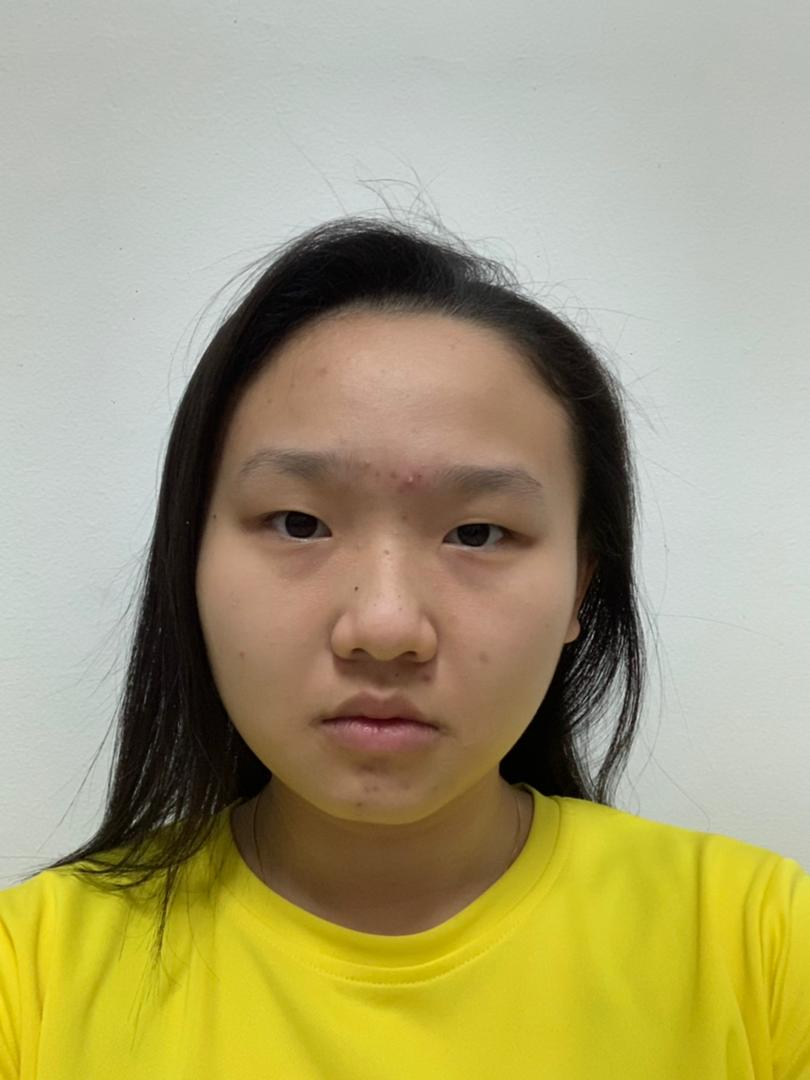
#> input picture images/face.jpeg, 810 x 1080 px
$ python haarCascadeFaceDetection.py
#> lines starting #> are read from the running program, lines starting #| are printed output that depends on the picture; after the words box and inside, x2 and y2 are one past the last pixel; in counts of white or black regions, pixels touching at a corner belong together
import cv2

# To get the current time
from datetime import datetime

# for efficiency of time testing
start = datetime.now()
print("Starting Time =", start)
###########################################################

face_cascade = cv2.CascadeClassifier('haarcascade_frontalface_default.xml')

img = cv2.imread("images/face.jpeg")
#> img is the input picture: shape (1080, 810, 3); mean B, G, R 119.4, 159.8, 167.3

gray = cv2.cvtColor(img, cv2.COLOR_BGR2GRAY)
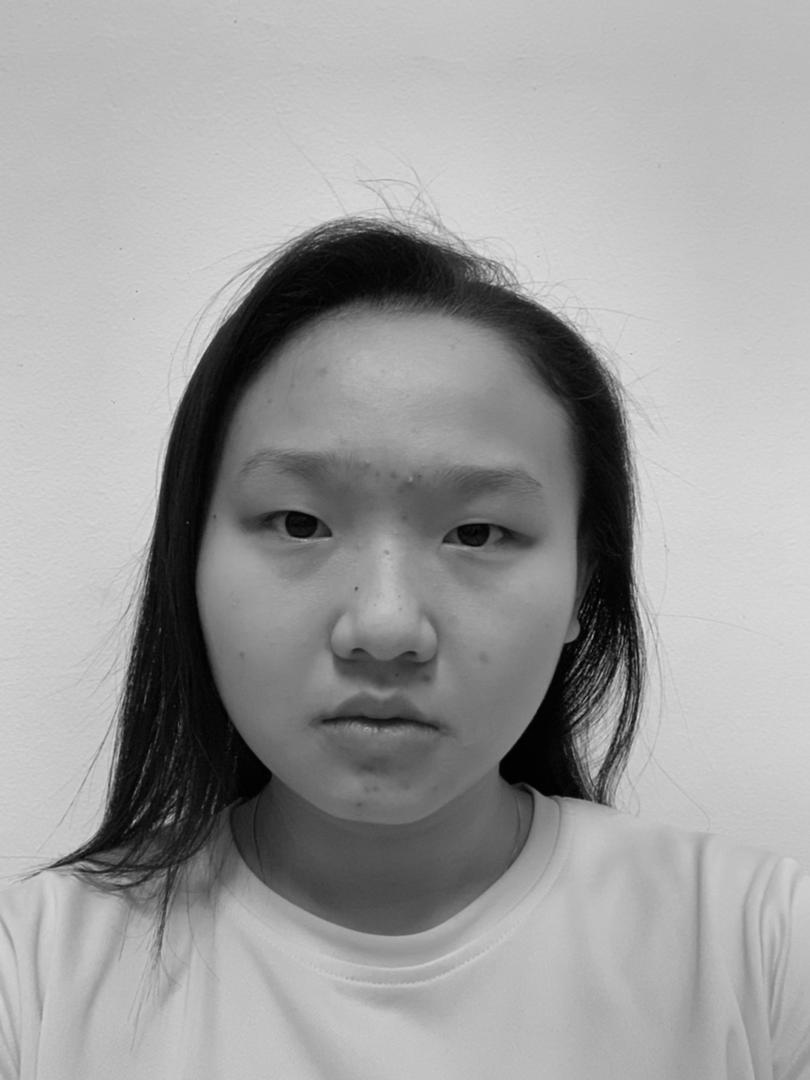
#> gray: shape (1080, 810); min 0, max 228, mean 157.5

faces = face_cascade.detectMultiScale(gray, 1.3, 5)
#> faces = [[143, 328, 486, 486]]

for (x, y, w, h) in faces:
    cv2.rectangle(img, (x, y), (x + w, y + h), (255, 0, 0), 2)

    cv2.putText(img, 'Face', (x, y - 10), cv2.FONT_HERSHEY_SIMPLEX, 0.6, (0, 0, 255), 1, cv2.LINE_AA)
#> this loop made 1 pass
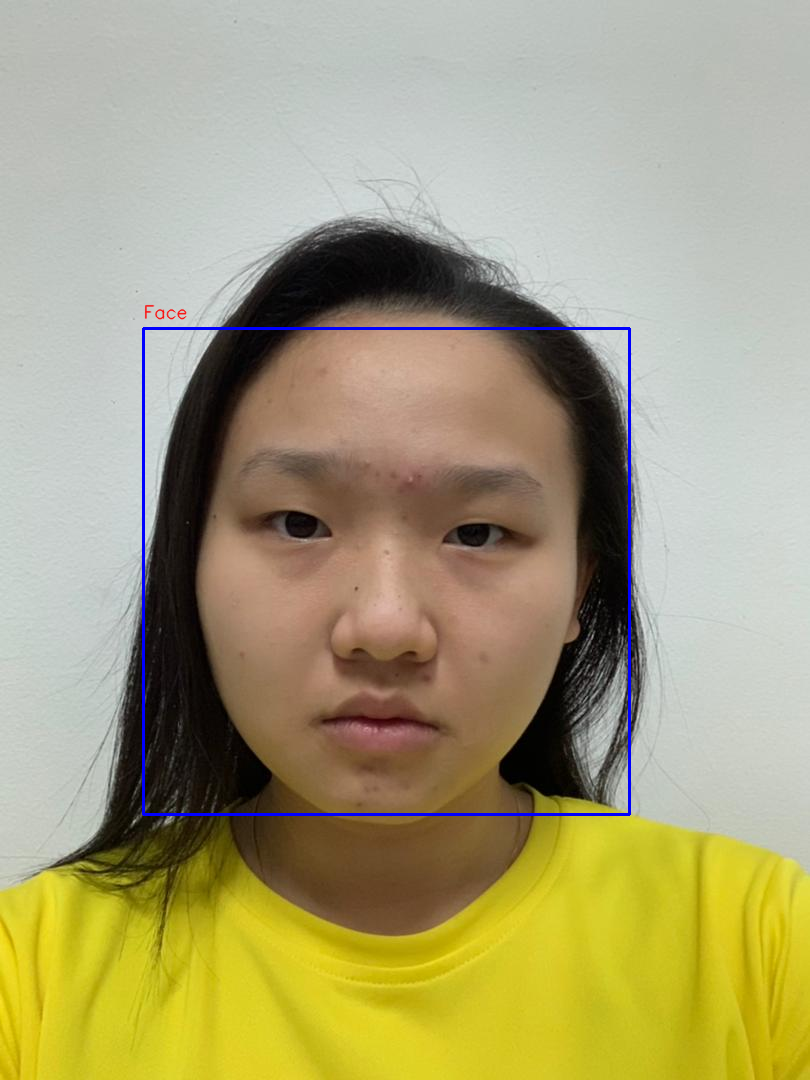
#> img: shape (1080, 810, 3); 0.7% of pixels changed, all inside (x1, y1, x2, y2) = (142, 304, 631, 816)

cv2.imshow('img', img)

##################################################
end = datetime.now()
print("End Time =", end)
duration = end - start
duration_in_s = duration.total_seconds()
print(duration_in_s)
##################################################

cv2.waitKey(0)
